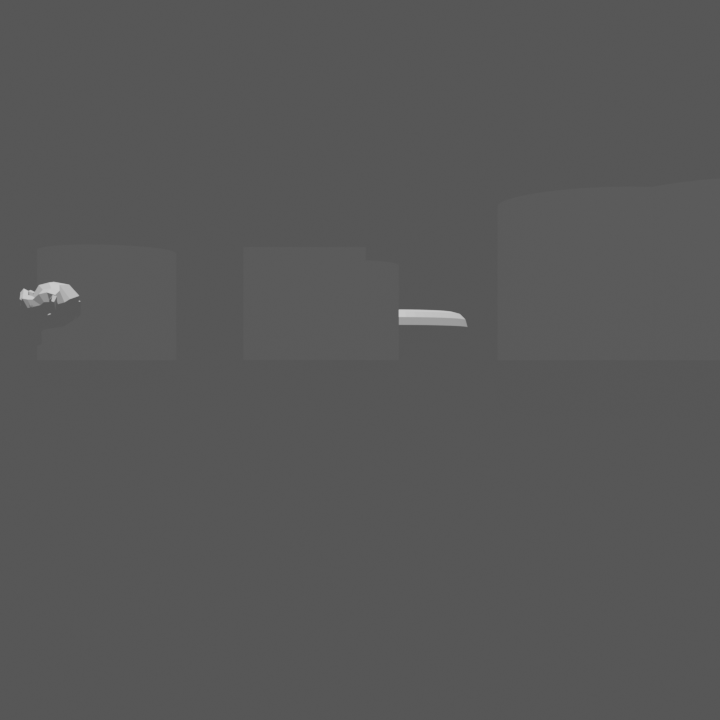
%> input picture proyectoVideo/escena1_1/frame_0010.png, 720 x 720 px
$ octave test_frame10.m   (GNU Octave 9; MATLAB toolbox functions it lacks are replaced by stand-ins)
%> lines starting %> are read from the running program, lines starting %| are printed output that depends on the picture; in (x1, y1, x2, y2) boxes, pixels count from 0 and x2, y2 are one past the last pixel; in counts of white or black regions, pixels touching at a corner belong together; the program's own positions count from 1
%> further down, img10 is the input picture: size 720x720x3 uint8; mean R, G, B 87.6, 87.6, 87.6
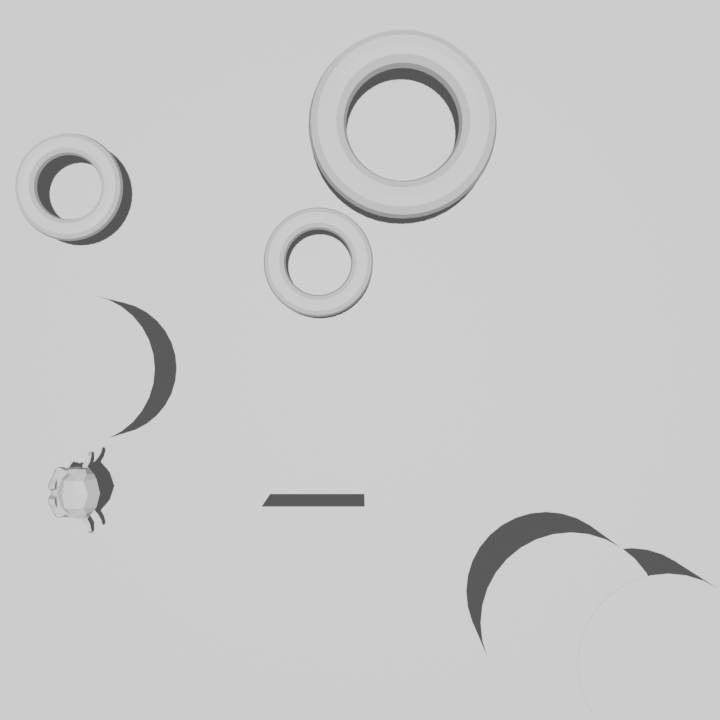
%> input picture proyectoVideo/escena1_1/frame_0001.png, 720 x 720 px
%> further down, imgFondo is the input picture: size 720x720x3 uint8; mean R, G, B 200.8, 200.8, 200.8
### preprocesar_imagen.m
function imagenD = preprocesar_imagen(imagenO, imagenFondo)
% PREPROCESAR_IMAGEN - Binarización bidireccional con compensación de iluminación
%
% Detecta objetos MÁS OSCUROS y MÁS CLAROS que el fondo (clave para Escena 2,
% donde los toroides son blancos y los cubos son grises oscuros sobre
% un fondo gris medio).
%
% Sin fondo  : umbral bidireccional directo sobre frame 1
% Con fondo  : compensación de sombra + umbral bidireccional

    I_gris = rgb2gray(imagenO);
    I_med  = medfilt2(I_gris, [5 5]);

    if nargin > 1 && ~isempty(imagenFondo)
        % ---- Modo con fondo de referencia (frames 2-N, luz móvil) ----
        I_fondo_gris = rgb2gray(imagenFondo);
        I_fondo_med  = medfilt2(I_fondo_gris, [5 5]);

        % Estimación del gradiente de sombra (filtro Gaussiano de baja frecuencia)
        filtro = fspecial('gaussian', [101 101], 30);
        I_suav       = imfilter(double(I_med),       filtro, 'replicate');
        I_fondo_suav = imfilter(double(I_fondo_med), filtro, 'replicate');
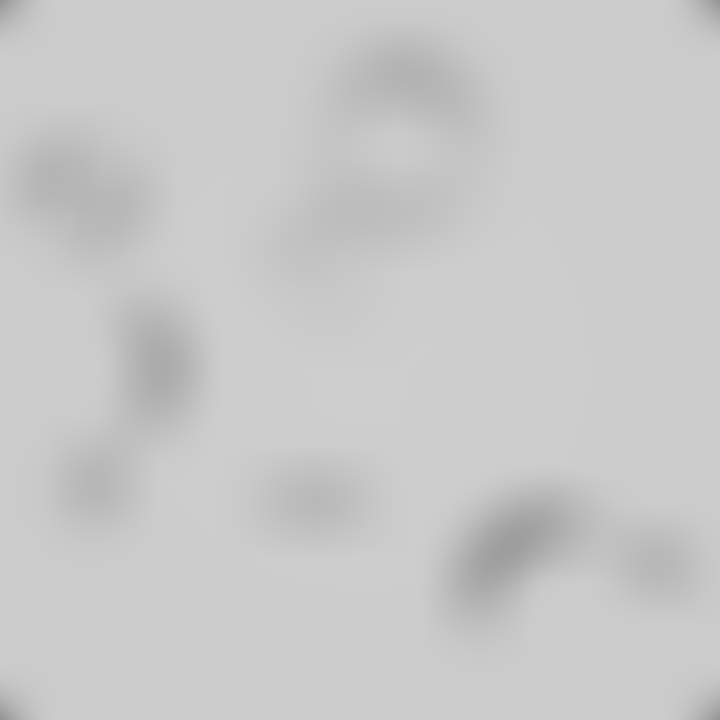
%> I_fondo_suav: size 720x720 double; min 147.8, max 206, mean 200.7

        % Compensación aditiva de la sombra
        diff_somb = max(I_fondo_suav - I_suav, 0);
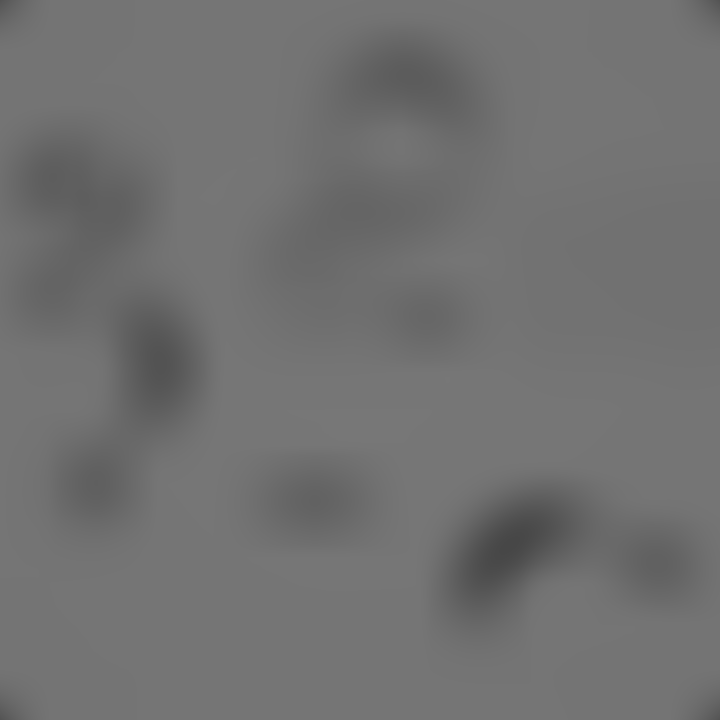
%> diff_somb: size 720x720 double; min 71.26, max 119, mean 113
        I_comp    = uint8(min(double(I_med) + diff_somb, 255));

        % Nivel de fondo de referencia (mediana del frame 1)
        bg = double(median(I_fondo_med(:)));
%> bg = 204

        % Umbral bidireccional: objetos oscuros Y objetos claros
        dark_mask  = I_comp < uint8(bg * 0.82);
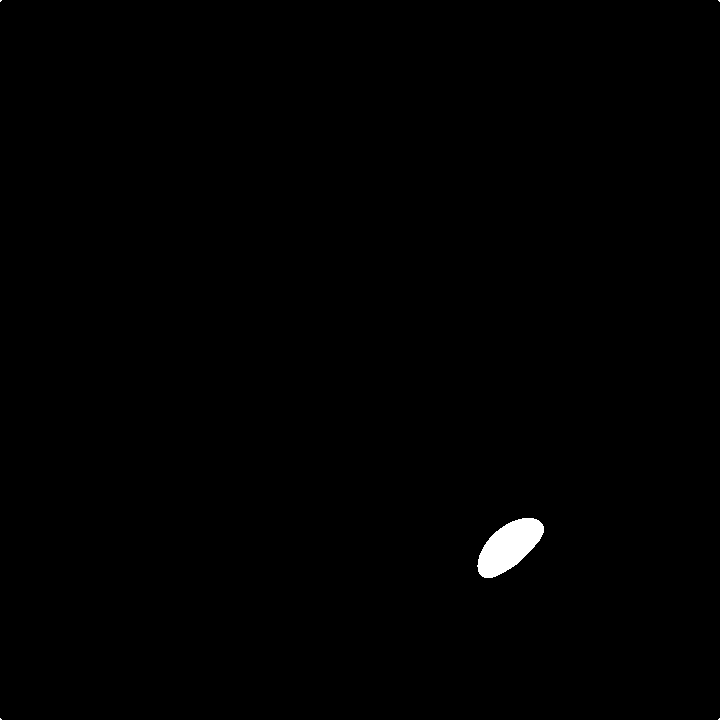
%> dark_mask: size 720x720 logical; 0.47% white; 5 white regions (4 under 20 px), largest, box (x1, y1, x2, y2) and area: (477, 518, 544, 578) 2413
        light_mask = I_comp > uint8(min(bg * 1.07, 255));
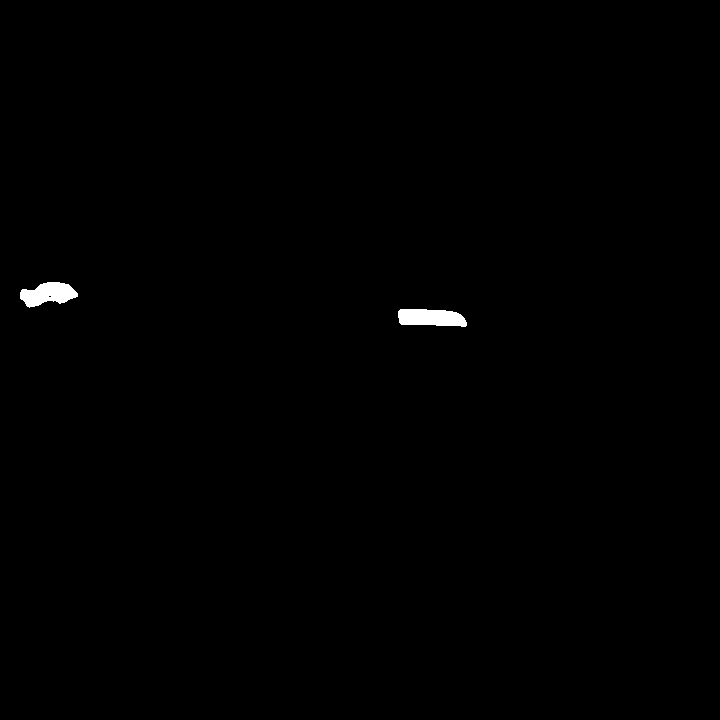
%> light_mask: size 720x720 logical; 0.38% white; 2 white regions, box (x1, y1, x2, y2) and area: (398, 309, 467, 327) 1010, (20, 282, 78, 308) 960
        I_bin = dark_mask | light_mask;
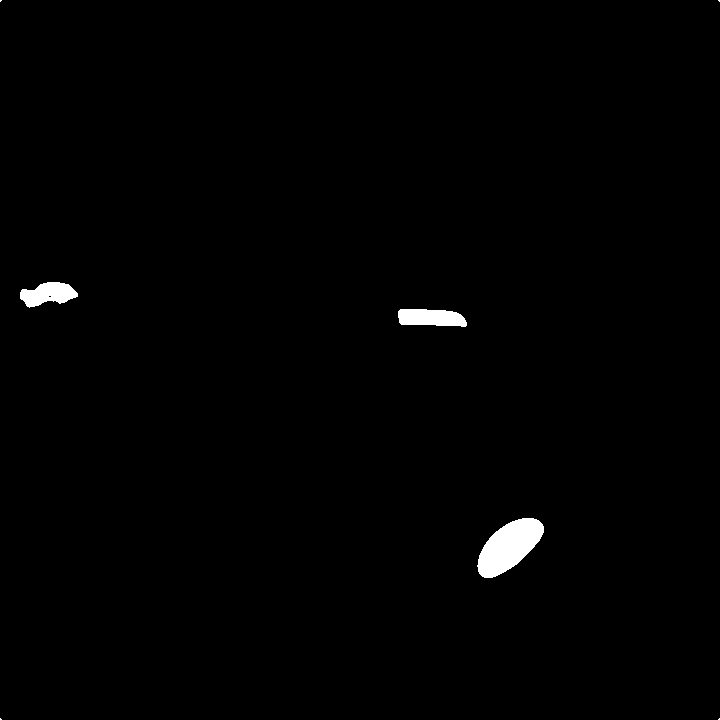
%> I_bin: size 720x720 logical; 0.85% white; 7 white regions (4 under 20 px), largest, box (x1, y1, x2, y2) and area: (477, 518, 544, 578) 2413, (398, 309, 467, 327) 1010, (20, 282, 78, 308) 960

    else
        % ---- Modo sin fondo (frame 1 de escena2, escena1, etc.) ----
        bg = double(median(I_med(:)));

        dark_mask  = I_med < uint8(bg * 0.82);
        light_mask = I_med > uint8(min(bg * 1.07, 255));
        I_bin = dark_mask | light_mask;
    end

    % ---- Morfología: preservar huecos de toroides ----
    % Solo eliminar huecos MUY pequeños (ruido), conservar los grandes (toroides)
    inv       = ~I_bin;
    inv_clean = bwareaopen(inv, 150);   % elimina huecos de ruido < 150 px
    I_rellena = ~inv_clean;

    % Cierre suave para unir bordes fragmentados
    I_cerrada = imclose(I_rellena, strel('disk', 4));

    % Eliminar regiones muy pequeñas (ruido global)
    imagenD = bwareaopen(I_cerrada, 350);
end

### scratch/test_frame10.m
clear; clc;
ruta_base = 'C:\Users\crist\VideoImagen\proyectoVideo\escena2_1';
img10 = imread(fullfile(ruta_base, 'frame_0010.png'));
imgFondo = imread(fullfile(ruta_base, 'frame_0001.png'));

imagenD = preprocesar_imagen(img10, imgFondo);
%> imagenD: size 720x720 logical; 0.85% white; 3 white regions
stats = regionprops(imagenD, 'Area', 'BoundingBox', 'Centroid');
%> stats = 3 regions; box (x1, y1, x2, y2), Area and Centroid: (477, 518, 544, 578) 2413 [509.8 547.1], (398, 309, 467, 327) 1010 [431.4 318.4], (20, 282, 78, 308) 964 [48.8 294.6]

fprintf('Objetos en Frame 10:\n');
for i=1:length(stats)
    fprintf('Obj %d: Area=%.0f, Centro=(%.0f, %.0f)\n', i, stats(i).Area, stats(i).Centroid(1), stats(i).Centroid(2));
end
%> this loop made 3 passes
%| Obj 1: Area=964, Centro=(49, 295)
%| Obj 2: Area=1010, Centro=(431, 318)
%| Obj 3: Area=2413, Centro=(510, 547)
